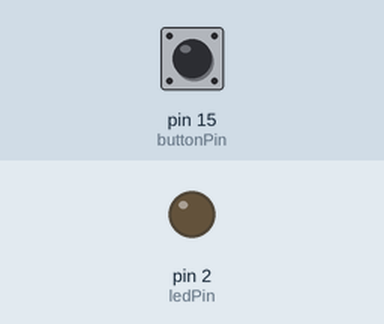
A sketch run on a simulated Arduino Uno, built with avr-gcc and run on an emulated ATmega328P. On the bench: output pins drawn as LEDs (lit = HIGH). The test bench sets the inputs (shaded band); at power-on: pin 15 (buttonPin) HIGH.

Above: at 1.2 s.
1.3 s: pin 15 (buttonPin) pulled LOW for 0.15 s
At 1.37 s:
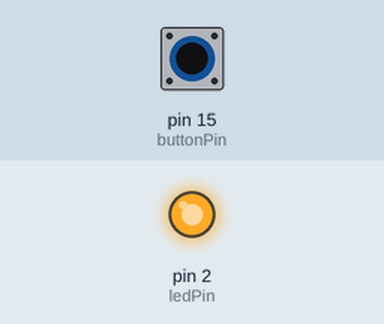
2.9 s: pin 15 (buttonPin) pulled LOW for 3.2 s
At 7.2 s:
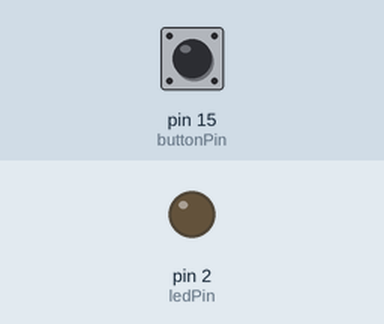
Timing chart, 0 to 8.7 s (numbered marks = the images above; inputs shaded):
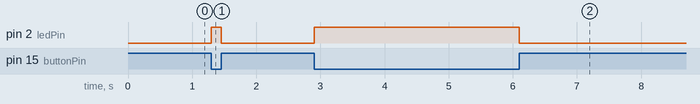

Measured:
- after the input at 1.3 s, pin 2 (ledPin): LOW → HIGH at once, → LOW 0.15 s later
- after the input at 2.9 s, pin 2 (ledPin): LOW → HIGH at once, → LOW 3.2 s later

The sketch:

button.ino
```cpp
const int ledPin = 2;                    // LED
const int buttonPin = 15;                // 버튼
void setup() {
  pinMode(ledPin, OUTPUT);
  pinMode(buttonPin, INPUT_PULLUP);     // 내부 풀업 사용
}void loop() {
  int buttonState = digitalRead(buttonPin);
  // 풀업 모드이므로 버튼을 누르면 LOW
  if (buttonState == LOW) {
    digitalWrite(ledPin, HIGH);         // LED 켜기
  } else {
    digitalWrite(ledPin, LOW);          // LED 끄기
  }
}
```
